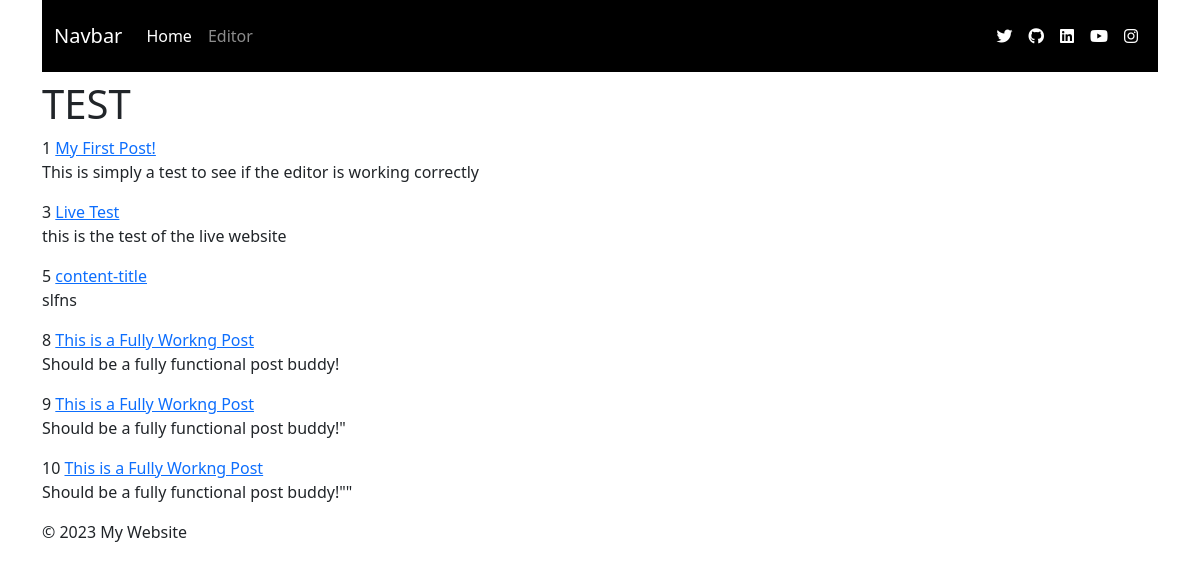
The page /index on the database as committed earlier.
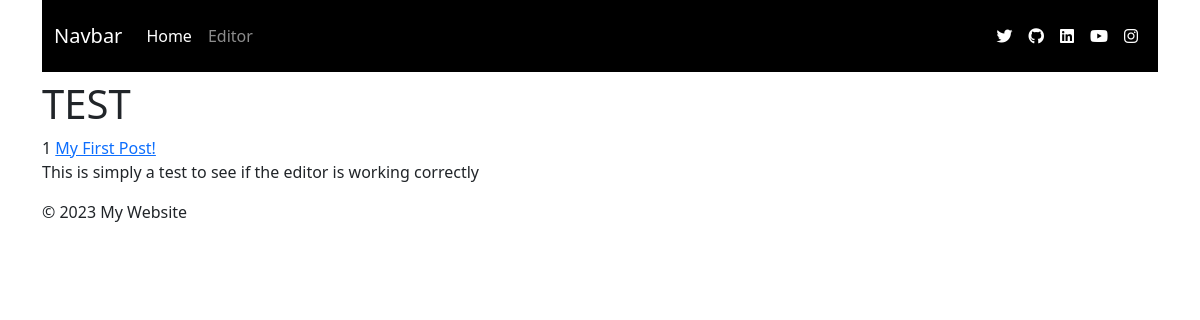
The same page on the database as committed later.
### app/models.py (models this page shows)
class Content(db.Model):
    id = db.Column(db.Integer, primary_key=True)
    title = db.Column(db.String(140), index=True)
    snippet = db.Column(db.String(280), index=True)
    thumbnail_url = db.Column(db.String(280), index=True)
    content = db.Column(db.Text)

### app/main/routes.py (the view)
@bp.route("/")
@bp.route("/index")
def index():
    content = Content.query.all()
    return render_template("index.html", content=content)

### app/main/templates/index.html
{% extends "base.html" %}
{% block content %}
<h1>TEST</h1>
{% for post in content %}
{{ post.id }}
<a href="{{ url_for('main.content', id=post.id) }}">{{ post.title }}</a>
<p>{{ post.snippet }}</p>
{% endfor %}
{% endblock %}

### app/main/templates/base.html (shortened to what this page needs)
<!DOCTYPE html>
<html>
<head>
    <link href="https://cdn.jsdelivr.net/npm/bootstrap@5.3.0-alpha3/dist/css/bootstrap.min.css" rel="stylesheet"
>
</head>
<body>
    <div class="container-md">
        <nav class="navbar navbar-expand-lg navbar-dark bg-black">
            <div class="container-fluid">
                <a class="navbar-brand" href="#">Navbar</a>
                <div class="collapse navbar-collapse" id="navbarSupportedContent">
                    <ul class="navbar-nav me-auto mb-2 mb-lg-0">
                        <li class="nav-item">
                            <a class="nav-link active" aria-current="page" href="{{ url_for('main.index') }}">Home</a>
                        </li>
                        <li class="nav-item">
                            <a class="nav-link" href="{{ url_for('editor.editor') }}">Editor</a>
                        </li>
                    </ul>
                    <nav class="navbar navbar-expand-sm">
                        <ul class="navbar-nav ml-auto">
                            <li class="nav-item">
                                <a class="nav-link" href="#">
                                    <i class="fa-brands fa-twitter" style="color: #ffffff;"></i>
                                </a>
                            </li>
                            <li class="nav-item">
                                <a class="nav-link" href="#">
                                    <i class="fa-brands fa-github" style="color: #ffffff;"></i>
                                </a>
                            </li>
                            <li class="nav-item">
                                <a class="nav-link" href="#">
                                    <i class="fa-brands fa-linkedin" style="color: #ffffff;"></i>
                                </a>
                            </li>
                            <li class="nav-item">
                                <a class="nav-link" href="#">
                                    <i class="fa-brands fa-youtube" style="color: #ffffff;"></i>
                                </a>
                            </li>
                            <li class="nav-item">
                                <a class="nav-link" href="#">
                                    <i class="fa-brands fa-instagram" style="color: #ffffff;"></i>
                                </a>
                            </li>
                        </ul>
                    </nav>
                </div>
            </div>
        </nav>
        {% block content %}{% endblock %}
        <footer>
            <p>&copy; 2023 My Website</p>
        </footer>
    </div>
</body>
</html>

Rows that differ between the two databases and show on the page:
removed Content: id "3", title "Live Test", snippet "this is the test of the live website"
removed Content: id "5", title "content-title", snippet "slfns"
removed Content: id "8", title "This is a Fully Workng Post", snippet "Should be a fully functional post buddy!"
removed Content: id "9", title "This is a Fully Workng Post", snippet "Should be a fully functional post buddy!\""
removed Content: id "10", title "This is a Fully Workng Post", snippet "Should be a fully functional post buddy!\"\""
